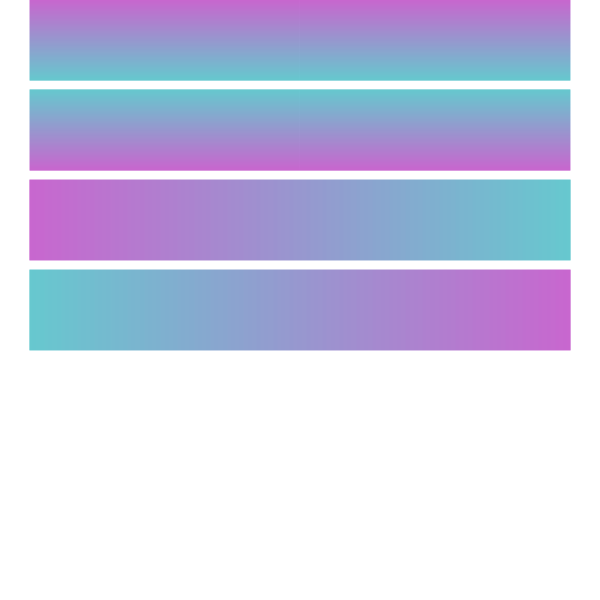
Frame 1 (no input)
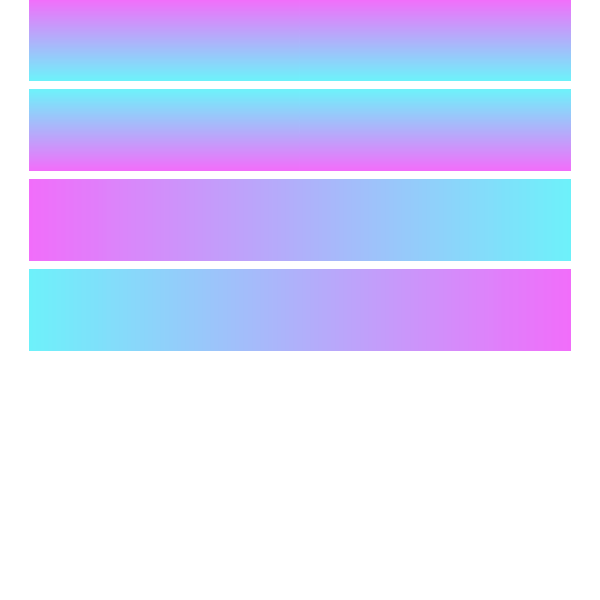
Frame 60 (no input)
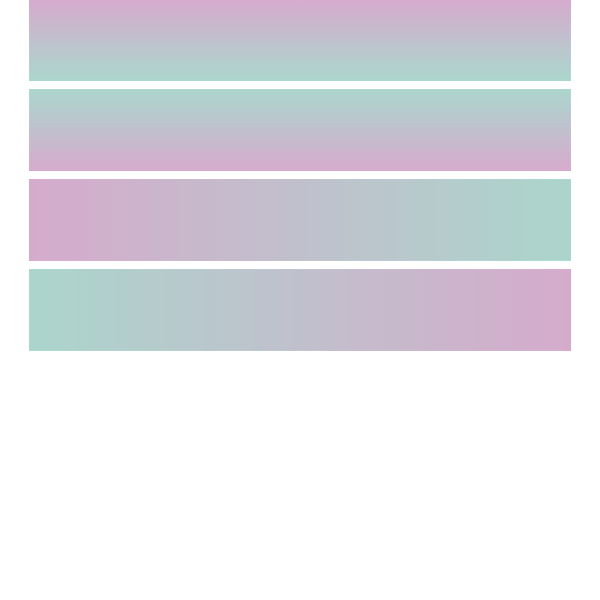
Frame 120 (the mouse pressed at the canvas centre since frame 60)

The p5.js sketch that drew these frames (run headless with seeded random() and noise() and a simulated clock; from frame 60 on, the mouse is pressed at the canvas centre):

// p5.js sketch
// ── sketch.js
//Red=251,Green=29,Blue=206 이쁨
//Red=112,Green=174,Blue=183 이쁨
var r, g, b;
var Y_AXIS = 1;
var X_AXIS = 2;
var speed = [1, 1, 1];
var c1, c2;
var interval = 90;

function setup() {
  createCanvas(600, 600);
  
  r = int(random(255));
  g = int(random(255));
  b = int(random(255));
  //background(r,g,b);
  //c1 = color(r,g,b);
  //c2 = color(b,g,r);
  print('Red=' + r + ',' + 'Green=' + g + ',' + 'Blue=' + b);
}

function draw() {
  c1 = color(r, g, b);
  c2 = color(g, r, b);
  //background(r,g,b);
  r = r + speed[0];
  g = g + speed[1];
  b = b + speed[2];

  setGradient(30, interval*0, 540, 80, c1, c2, Y_AXIS);
  setGradient(30, interval*1, 540, 80, c2, c1, Y_AXIS);

  setGradient(30, interval*2, 540, 80, c1, c2, X_AXIS);
  setGradient(30, interval*3, 540, 80, c2, c1, X_AXIS);

  if (r > 256 || r < 0) {
    //r = random(255);
    //speed[0] = int(random(1,3));
    speed[0] = -speed[0];
  }

  if (g > 256 || g < 0) {
    //speed[1] = int(random(1,3));
    speed[1] = -speed[1];
  }

  if (b > 256 || b < 0) {
    //speed[2] = int(random(1,3));
    speed[2] = -speed[2];
  }
}


function setGradient(x, y, w, h, c1, c2, axis) {

  noFill();

  if (axis == Y_AXIS) { // Top to bottom gradient
    for (var i = y; i <= y + h; i++) {
      var inter = map(i, y, y + h, 0, 1);
      var c = lerpColor(c1, c2, inter);
      stroke(c);
      line(x, i, x + w, i);
    }
  } else if (axis == X_AXIS) { // Left to right gradient
    for (var i = x; i <= x + w; i++) {
      var inter = map(i, x, x + w, 0, 1);
      var c = lerpColor(c1, c2, inter);
      stroke(c);
      line(i, y, i, y + h);
    }
  }
}

function resetColor() {
  r = int(random(255));
  g = int(random(255));
  b = int(random(255));
  //c1 = color(r,g,b);
  //c2 = color(b,g,r);
  print('Red=' + r + ',' + 'Green=' + g + ',' + 'Blue=' + b);
}

function keyPressed() {
  resetColor();
}
